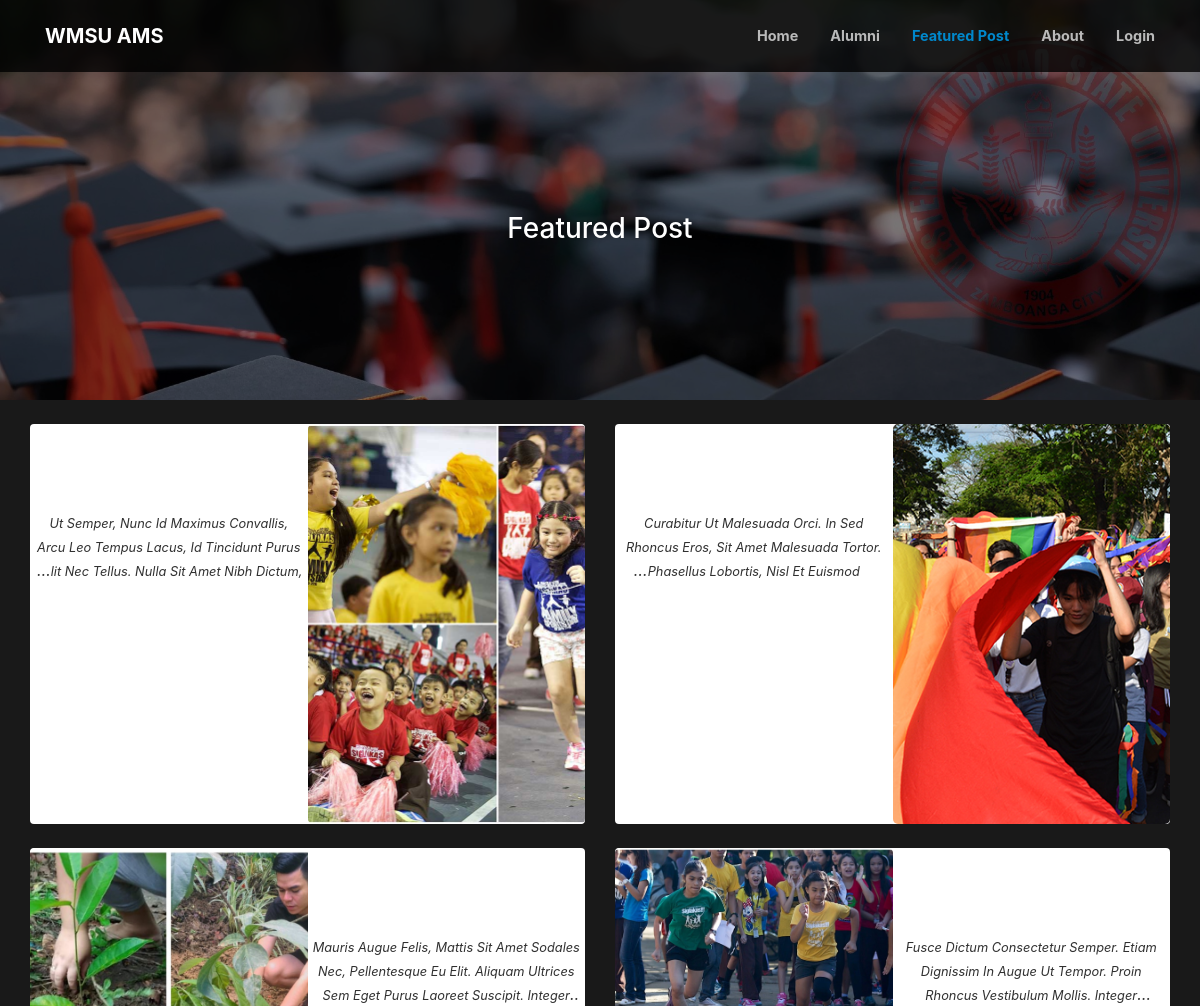
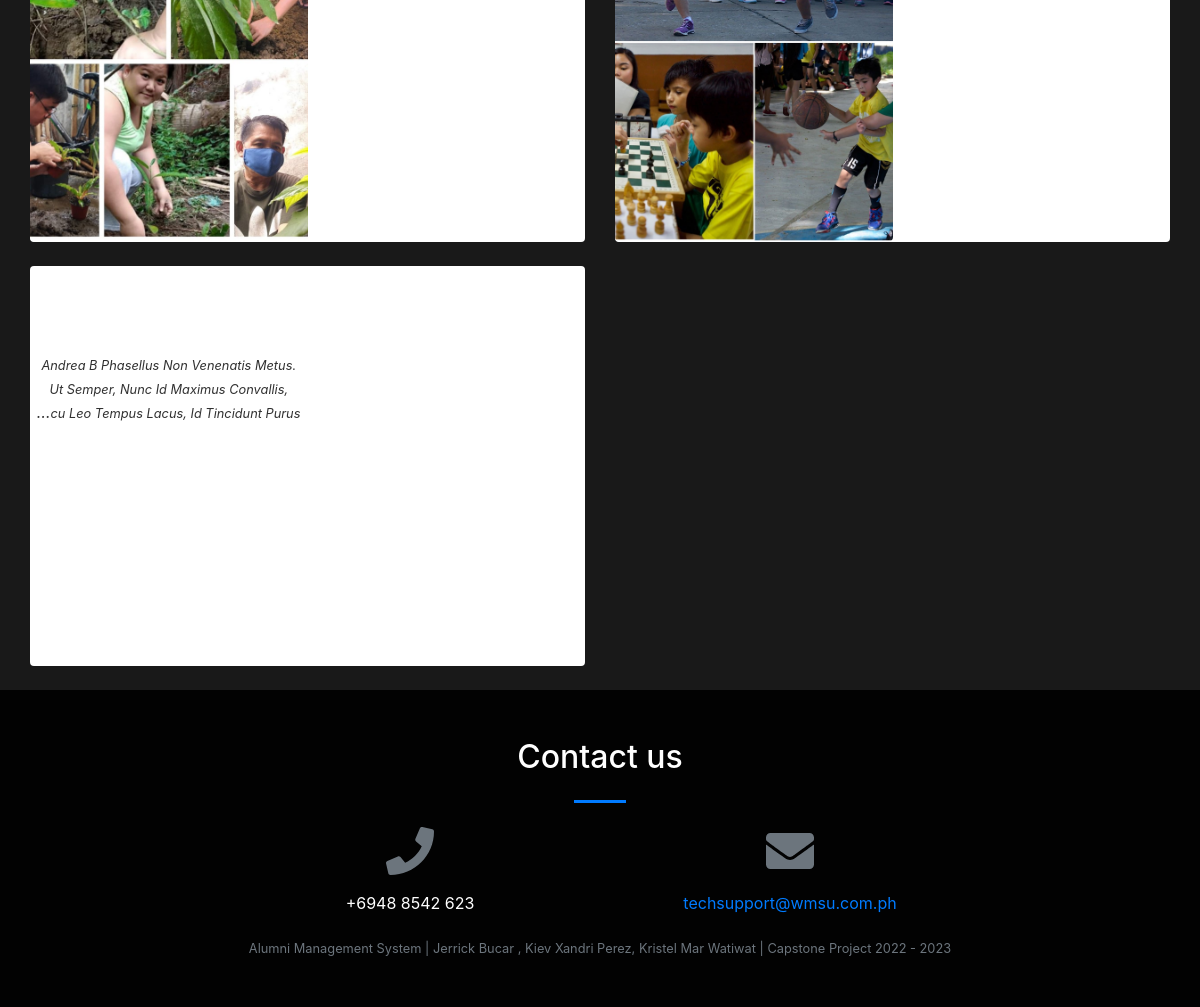
The page /index.php?page=gallery on the database its author committed (2 pictures, top to bottom).
### tables this page shows
CREATE TABLE `gallery` (
  `id` int(30) NOT NULL,
  `about` text NOT NULL,
  `path` text NOT NULL,
  `created` datetime NOT NULL DEFAULT current_timestamp()
);

### gallery.php (the view, shortened to what this page needs)
<header class="masthead">
    <div class="container-fluid h-100">
        <div class="row h-75 align-items-center justify-content-center text-center">
            <div class="col-lg-8 align-self-end mb-4 page-title">
                <h3 class="text-white">Featured Post</h3>
            </div>
        </div>
    </div>
</header>
<div class="container-fluid mt-3 pt-2">
    <div class="row-items">
        <div class="col-lg-12">
            <div class="row">
                <?php
                $rtl = '';
                $left = 2;
                $right = 2;
                $gallery = $conn->query("SELECT * from gallery order by id desc");
                while ($row = $gallery->fetch_assoc()):
                    if ($right != 0) {
                        $rtl = 'rtl';
                        $right--;
                    } else {
                        $rtl = '';
                        $left--;
                    }
                    if($right == 0 && $left == 0) {
                        $left = 2;
                        $right = 2;
                    }
                    ?>
                    <div class="col-md-6">
                        <div class="card gallery-list <?php echo $rtl ?>" data-id="<?php echo $row['id'] ?>">
                            <div class="gallery-img card-img-top">
                                <img src="admin/assets/uploads/gallery/<?php echo($row['path'])?>" alt="">
                            </div>
                            <div class="card-body">
                                <div class="row align-items-center justify-content-center text-center h-100">
                                    <span class="truncate" style="font-size: inherit;"><small><?php echo ucwords($row['about']) ?></small></span>
                                    <br>
                                </div>
                            </div>
                        </div>
                        <br>
                    </div>
                <?php endwhile; ?>
            </div>
        </div>
    </div>
</div>

### gallery.php (style rules this page uses)
.gallery-list { border: unset; flex-direction: inherit; }
.gallery-img, .gallery-list .card-body { width: calc(50%) }
.gallery-img img { cursor: pointer; object-fit: cover; border-radius: 5px; min-height: 50vh; max-width: calc(100%); }
header.masthead, header.masthead:before { min-height: 50vh !important; height: 50vh !important }
.row-items { position: relative; }
.rtl { direction: rtl; }
.masthead { min-height: 23vh !important; height: 23vh !important; }
.masthead:before { min-height: 23vh !important; height: 23vh !important; }

### rows shown on the page
gallery: path (picture), about "Ut Semper, Nunc Id Maximus Convallis, Arcu Leo Tempus Lacus, Id Tincidunt Purus Velit Nec Tellus. Nulla Sit Amet Nibh…"
gallery: path (picture), about "Curabitur Ut Malesuada Orci. In Sed Rhoncus Eros, Sit Amet Malesuada Tortor. Phasellus Lobortis, Nisl Et…"
gallery: path (picture), about "Mauris Augue Felis, Mattis Sit Amet Sodales Nec, Pellentesque Eu Elit. Aliquam Ultrices Sem Eget Purus Laoreet Suscipit.…"
gallery: path (picture), about "Fusce Dictum Consectetur Semper. Etiam Dignissim In Augue Ut Tempor. Proin Rhoncus Vestibulum Mollis.…"
gallery: about "Andrea B Phasellus Non Venenatis Metus. Ut Semper, Nunc Id Maximus Convallis, Arcu Leo Tempus Lacus, Id Tincidunt…"

### other values the page prints
preg_replace('~\S\K\S*\s*~u', '', $_SESSION['system']['name']) "AMS"
$_SESSION['system']['contact'] "+6948 8542 623"
$_SESSION['system']['email'] "techsupport@wmsu.com.ph"
$_SESSION['system']['name'] "Alumni Management System"
